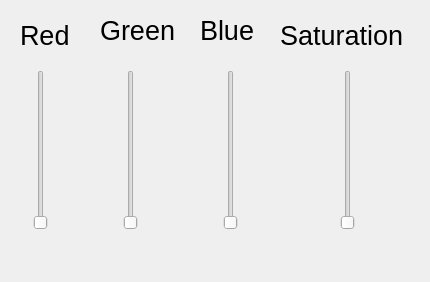
<?xml version="1.0" encoding="UTF-8"?>
<ui version="4.0">
 <class>Form</class>
 <widget class="QWidget" name="Form">
  <property name="geometry">
   <rect>
    <x>0</x>
    <y>0</y>
    <width>430</width>
    <height>282</height>
   </rect>
  </property>
  <property name="windowTitle">
   <string>Form</string>
  </property>
  <widget class="QSlider" name="RverticalSlider">
   <property name="geometry">
    <rect>
     <x>30</x>
     <y>70</y>
     <width>21</width>
     <height>160</height>
    </rect>
   </property>
   <property name="maximum">
    <number>255</number>
   </property>
   <property name="orientation">
    <enum>Qt::Vertical</enum>
   </property>
  </widget>
  <widget class="QLabel" name="label">
   <property name="geometry">
    <rect>
     <x>20</x>
     <y>10</y>
     <width>131</width>
     <height>51</height>
    </rect>
   </property>
   <property name="font">
    <font>
     <pointsize>20</pointsize>
    </font>
   </property>
   <property name="text">
    <string>Red</string>
   </property>
  </widget>
  <widget class="QSlider" name="GverticalSlider">
   <property name="geometry">
    <rect>
     <x>120</x>
     <y>70</y>
     <width>21</width>
     <height>160</height>
    </rect>
   </property>
   <property name="maximum">
    <number>255</number>
   </property>
   <property name="orientation">
    <enum>Qt::Vertical</enum>
   </property>
  </widget>
  <widget class="QSlider" name="BverticalSlider">
   <property name="geometry">
    <rect>
     <x>220</x>
     <y>70</y>
     <width>21</width>
     <height>160</height>
    </rect>
   </property>
   <property name="maximum">
    <number>255</number>
   </property>
   <property name="orientation">
    <enum>Qt::Vertical</enum>
   </property>
  </widget>
  <widget class="QLabel" name="label_2">
   <property name="geometry">
    <rect>
     <x>100</x>
     <y>10</y>
     <width>101</width>
     <height>41</height>
    </rect>
   </property>
   <property name="font">
    <font>
     <pointsize>20</pointsize>
    </font>
   </property>
   <property name="text">
    <string>Green</string>
   </property>
  </widget>
  <widget class="QLabel" name="label_3">
   <property name="geometry">
    <rect>
     <x>200</x>
     <y>10</y>
     <width>101</width>
     <height>41</height>
    </rect>
   </property>
   <property name="font">
    <font>
     <pointsize>20</pointsize>
    </font>
   </property>
   <property name="text">
    <string>Blue</string>
   </property>
  </widget>
  <widget class="QSlider" name="SverticalSlider">
   <property name="geometry">
    <rect>
     <x>340</x>
     <y>70</y>
     <width>16</width>
     <height>160</height>
    </rect>
   </property>
   <property name="maximum">
    <number>255</number>
   </property>
   <property name="orientation">
    <enum>Qt::Vertical</enum>
   </property>
  </widget>
  <widget class="QLabel" name="label_4">
   <property name="geometry">
    <rect>
     <x>280</x>
     <y>20</y>
     <width>141</width>
     <height>31</height>
    </rect>
   </property>
   <property name="font">
    <font>
     <pointsize>20</pointsize>
    </font>
   </property>
   <property name="text">
    <string>Saturation</string>
   </property>
  </widget>
 </widget>
 <resources/>
 <connections/>
</ui>
